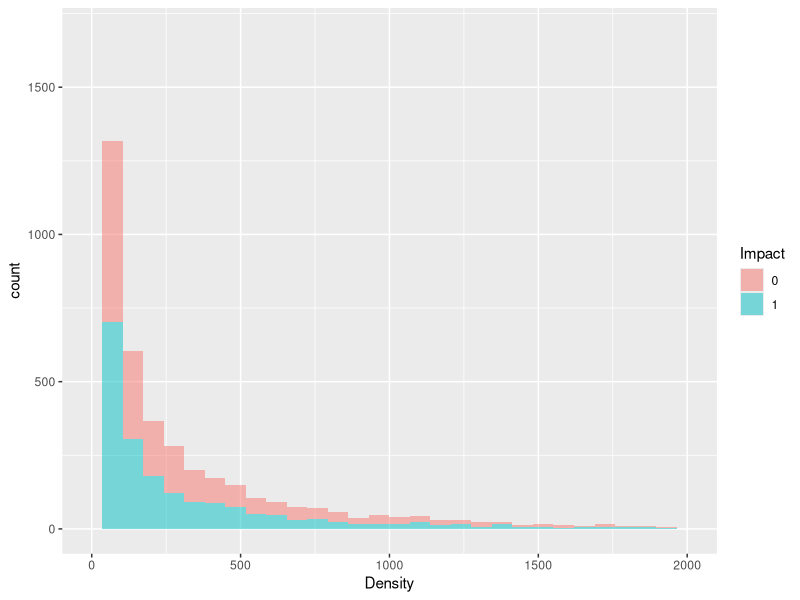

Write the R code that produced this figure. (Note: this script raises an error after producing the figure.)
# Libraries
library(tidyverse) # ggplot()
# Read dataset
df <- read.csv("HornsRev.csv")
# Set Impact as factor
df$Impact <- as.factor(df$Impact)
df$Density <-  df$Nhat/df$Area
dim(df)
head(df)

ggplot(df, aes(x=Density, fill=Impact)) + geom_histogram(alpha=0.5) + xlim(c(1,2000))

pre <- df %>% filter(Impact ==0)
post <- df %>% filter(Impact ==1)

# ------------------------------------------------------------------------------
# APPROACH 1

a <- qt(0.01, nrow(pre)-1, lower.tail=FALSE)
b <- qt(0.01, nrow(pre)-1, lower.tail=FALSE)

pre_mean  <- mean(pre$Density)
pre_se <- sd(pre$Density) / sqrt(nrow(pre))
pre_se

cf_l <- pre_mean - a * pre_se
cf_h <- pre_mean + a * pre_se
c(cf_l, cf_h)

post_mean  <- mean(post$Density)
post_se <- sd(post$Density) / sqrt(nrow(post))
post_se

cf_l <- post_mean - b * post_se
cf_h <- post_mean + b * post_se
c(cf_l, cf_h)
# ------------------------------------------------------------------------------
# Approach 2
a <- qnorm(0.01, 0, 1,  lower.tail=FALSE)
b <- qnorm(0.01, 0, 1,  lower.tail=FALSE)
a
pre_mean  <- mean(pre$Density)
pre_se <- sqrt(mean(pre$Density) / nrow(pre))
pre_se

cf_l <- pre_mean - a * pre_se
cf_h <- pre_mean + a * pre_se
c(cf_l, cf_h)

post_mean  <- mean(post$Density)
post_se <- sqrt(mean(post$Density) / nrow(post))
post_se

cf_l <- post_mean - b * post_se
cf_h <- post_mean + b * post_se
c(cf_l, cf_h)
# ------------------------------------------------------------------------------
# Approach 3

a <- qnorm(0.01, 0, 1,  lower.tail=FALSE)
b <- qnorm(0.01, 0, 1,  lower.tail=FALSE)

pre_mean  <- mean(pre$Density)
pre_se <- sd(pre$Density) / sqrt(nrow(pre))
pre_se

cf_l <- pre_mean - a * pre_se
cf_h <- pre_mean + a * pre_se
c(cf_l, cf_h)

post_mean  <- mean(post$Density)
post_se <- sd(post$Density) / sqrt(nrow(post))
post_se

cf_l <- post_mean - b * post_se
cf_h <- post_mean + b * post_se
c(cf_l, cf_h)

# Bootstrap Code

set.seed(145) # set this to reproduce results
NBOOT <- 1000 # no. of bootstrap samples
alpha <- 0.02 # alpha level of confidence

# For pre-imact (Impact=0)
dfPre <- subset(df, Impact==0)
muHat <- sapply(seq(NBOOT),
          function(x) mean(sample(x=dfPre$Nhat/dfPre$Area,
                                  size=nrow(dfPre),
                                  replace=TRUE)))
CI <- quantile(muHat, c(alpha/2, 1-(alpha/2)))
CI
set.seed(145) # set this to reproduce results
dfPost <- subset(df, Impact==1)
muHat <- sapply(seq(NBOOT),
          function(x) mean(sample(x=dfPost$Nhat/dfPost$Area,
                                  size=nrow(dfPost),
                                  replace=TRUE)))
CI <- quantile(muHat, c(alpha/2, 1-(alpha/2)))
CI



# PLots??????

pois1 <- glm(Nhat ~ Impact + offset(log(Area)), data=df, family=poisson)
summary(pois1)
Anova(pois1)

qpois1 <- glm(Nhat ~ Impact + offset(log(Area)), data=df, family=quasipoisson)
summary(qpois1)
Anova(qpois1)


pois2 <- glm(Nhat ~ Impact + Depth + XPos + YPos + offset(log(Area)), data=df, family=poisson)
summary(pois2)
Anova(pois2)

qpois2 <- glm(Nhat ~ Impact + Depth + XPos + YPos + offset(log(Area)), data=df, family=quasipoisson)
summary(qpois2)
Anova(qpois2)


pois3 <- glm(Nhat ~ Impact + Depth + XPos + YPos + offset(log(Area)) + Impact:XPos + Impact:YPos, data=df, family=poisson)
summary(pois3)
Anova(pois3)

qpois3 <- glm(Nhat ~ Impact + Depth + XPos + YPos + offset(log(Area)) + Impact:XPos + Impact:YPos, data=df, family=quasipoisson)
summary(qpois3)
Anova(qpois3)






# lkdmlfk
